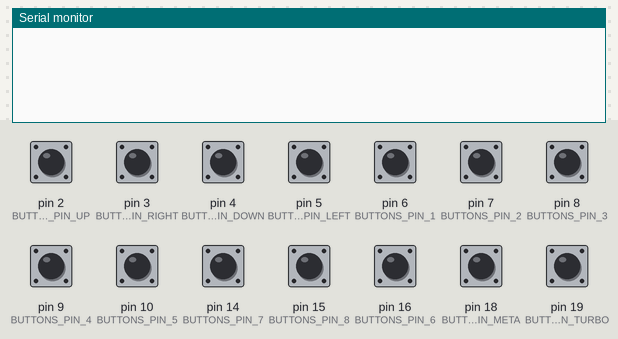
Bench run of a sketch on a simulated Arduino Leonardo, built with avr-gcc and run on an emulated ATmega32U4. On the bench: the last lines printed to the serial monitor. Inputs (shaded band) come from the test bench; at power-on: pin 2 (BUTTONS_PIN_UP), pin 3 (BUTTONS_PIN_RIGHT), pin 4 (BUTTONS_PIN_DOWN), pin 5 (BUTTONS_PIN_LEFT), pin 6 (BUTTONS_PIN_1), pin 7 (BUTTONS_PIN_2), pin 8 (BUTTONS_PIN_3), pin 9 (BUTTONS_PIN_4), pin 10 (BUTTONS_PIN_5), pin 14 (BUTTONS_PIN_7), pin 15 (BUTTONS_PIN_8), pin 16 (BUTTONS_PIN_6), pin 18 (BUTTONS_PIN_META), pin 19 (BUTTONS_PIN_TURBO) HIGH. USB keyboard and mouse output is not drawn.

Above: at 1.2 s.
1.3 s: pin 2 (BUTTONS_PIN_UP) pulled LOW for 0.15 s
At 2.5 s:
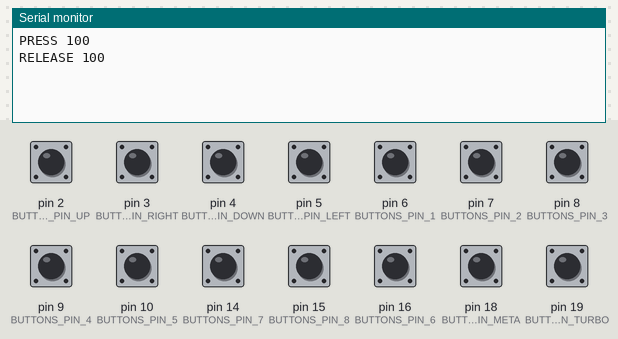
2.9 s: pin 3 (BUTTONS_PIN_RIGHT) pulled LOW for 0.15 s
At 3.03 s:
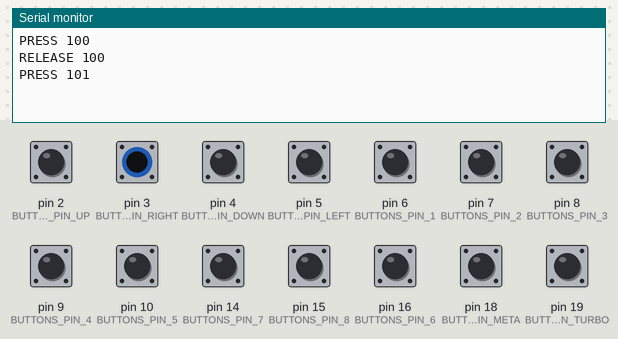
4.5 s: pin 4 (BUTTONS_PIN_DOWN) pulled LOW for 0.15 s
At 5.8 s:
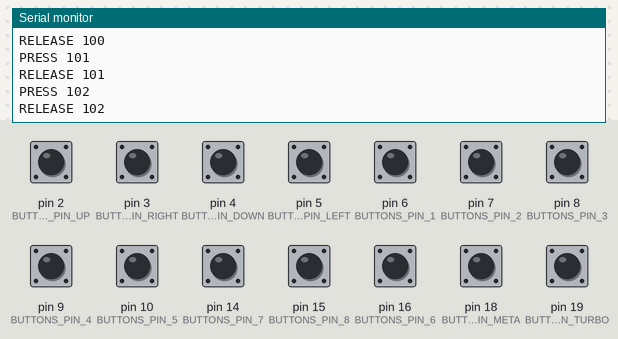
6.1 s: pin 5 (BUTTONS_PIN_LEFT) pulled LOW for 0.15 s
At 7.4 s:
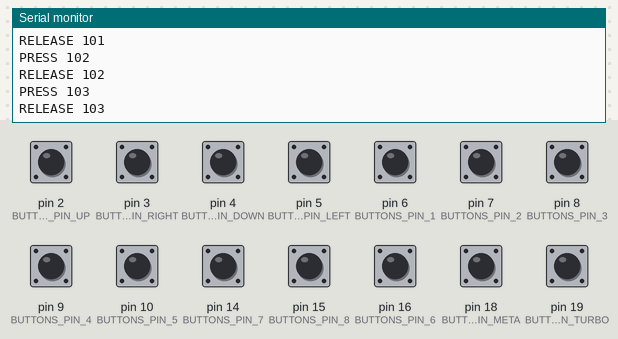
7.7 s: pin 6 (BUTTONS_PIN_1) pulled LOW for 0.15 s
At 8.6 s:
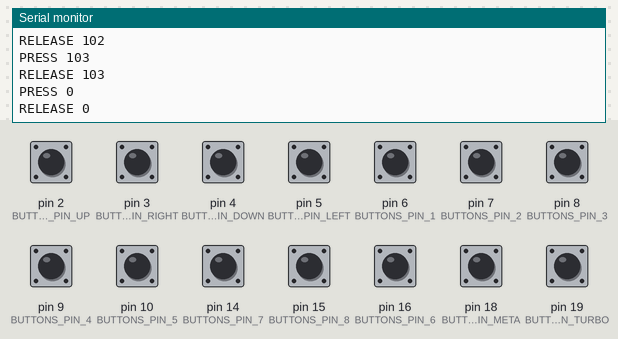
9.3 s: pin 7 (BUTTONS_PIN_2) pulled LOW for 0.15 s
At 9.8 s:
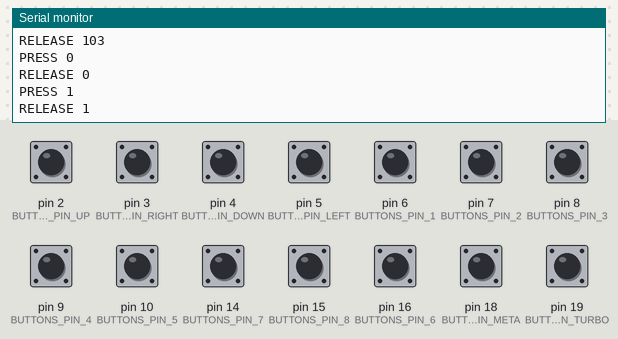
Timing chart, 0 to 11.9 s (numbered marks = the images above; inputs shaded):
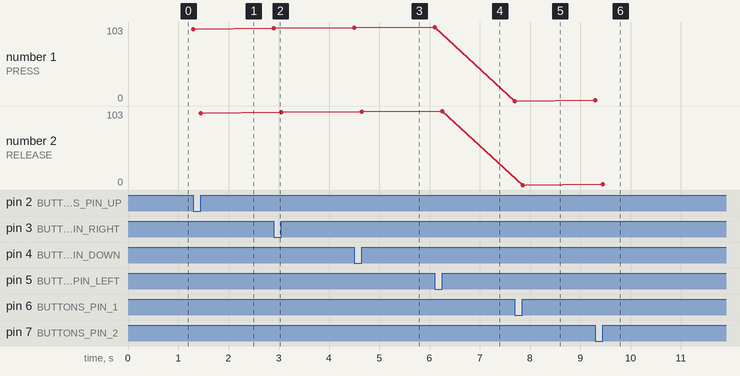

Measured:
- after the input at 1.3 s, the serial monitor: prints a new line at once (image 1)
- after the input at 2.9 s, the serial monitor: prints a new line at once (image 2)
- after the input at 4.5 s, the serial monitor: prints a new line at once (image 3)
- after the input at 6.1 s, the serial monitor: prints a new line at once (image 4)
- after the input at 7.7 s, the serial monitor: prints a new line at once (image 5)
- after the input at 9.3 s, the serial monitor: prints a new line at once (image 6)
- plotted number 1: 100 → 101 after the input at 2.9 s, 101 → 102 after the input at 4.5 s, 102 → 103 after the input at 6.1 s, 103 → 0 after the input at 7.7 s, 0 → 1 after the input at 9.3 s
- plotted number 2: 100 → 101 after the input at 2.9 s, 101 → 102 after the input at 4.5 s, 102 → 103 after the input at 6.1 s, 103 → 0 after the input at 7.7 s, 0 → 1 after the input at 9.3 s

The sketch:

mygamepad.ino
```cpp
// My GamePad

#include <Joystick.h>

#define BUTTONS_COUNT 14

#define AXIS_MIN 0
#define AXIS_MAX 2
#define AXIS_HOME 1

#define BUTTONS_PIN_UP    2  // D2
#define BUTTONS_PIN_RIGHT 3
#define BUTTONS_PIN_DOWN  4
#define BUTTONS_PIN_LEFT  5
#define BUTTONS_PIN_1     6
#define BUTTONS_PIN_2     7
#define BUTTONS_PIN_3     8
#define BUTTONS_PIN_4     9
#define BUTTONS_PIN_5     10
#define BUTTONS_PIN_6     16
#define BUTTONS_PIN_7     14
#define BUTTONS_PIN_8     15
#define BUTTONS_PIN_META  18 // A0
#define BUTTONS_PIN_TURBO 19 // A1

#define BUTTON_UP    100
#define BUTTON_RIGHT 101
#define BUTTON_DOWN  102
#define BUTTON_LEFT  103
#define BUTTON_1     0
#define BUTTON_2     1
#define BUTTON_3     2
#define BUTTON_4     3
#define BUTTON_5     4
#define BUTTON_6     5
#define BUTTON_7     6
#define BUTTON_8     7
#define BUTTON_META  1000
#define BUTTON_TURBO 1001

const int buttonPins[] = {
    BUTTONS_PIN_UP    ,
    BUTTONS_PIN_RIGHT ,
    BUTTONS_PIN_DOWN  ,
    BUTTONS_PIN_LEFT  ,
    BUTTONS_PIN_1     ,
    BUTTONS_PIN_2     ,
    BUTTONS_PIN_3     ,
    BUTTONS_PIN_4     ,
    BUTTONS_PIN_5     ,
    BUTTONS_PIN_6     ,
    BUTTONS_PIN_7     ,
    BUTTONS_PIN_8     ,
    BUTTONS_PIN_META  ,
    BUTTONS_PIN_TURBO
};

const int buttonsCode[] = {
    BUTTON_UP    ,
    BUTTON_RIGHT ,
    BUTTON_DOWN  ,
    BUTTON_LEFT  ,
    BUTTON_1     ,
    BUTTON_2     ,
    BUTTON_3     ,
    BUTTON_4     ,
    BUTTON_5     ,
    BUTTON_6     ,
    BUTTON_7     ,
    BUTTON_8     ,
    BUTTON_META  ,
    BUTTON_TURBO
};

// Joystick_ Joystick;
Joystick_ Joystick = Joystick_(
    0x03,                    // reportid
    JOYSTICK_TYPE_GAMEPAD,   // type
    BUTTONS_COUNT,           // button count
    0,                       // hat switch count
    true,                    // x axis enable
    true,                    // y axis enable
    false,                   // z axis enable
    false,                   // right x axis enable
    false,                   // right y axis enable
    false,                   // right z axis enable
    false,                   // rudder enable
    false,                   // throttle enable
    false,                   // accelerator enable
    false,                   // brake enable
    false                    // steering enable
);

int currentState[BUTTONS_COUNT];
int latestState[BUTTONS_COUNT];
bool turboState[BUTTONS_COUNT];
bool turboPressState[BUTTONS_COUNT];

void setup() {
    for (int i = 0; i < BUTTONS_COUNT; i++) {
        pinMode(buttonPins[i], INPUT_PULLUP);
        currentState[i] = HIGH;
        latestState[i] = HIGH;
        turboState[i] = false;
        turboPressState[i] = false;
    }

    Joystick.begin(true);
    Joystick.setXAxisRange(AXIS_MIN, AXIS_MAX);
    Joystick.setYAxisRange(AXIS_MIN, AXIS_MAX);
    Joystick.setXAxis(AXIS_HOME);
    Joystick.setYAxis(AXIS_HOME);

    Serial.begin(9600);
}

void loop() {
    bool isTurboMode = false;
    bool isMetaMode = false;

    // get current state
    for (int i = 0; i < BUTTONS_COUNT; i++) {
        currentState[i] = digitalRead(buttonPins[i]);
        if (buttonPins[i] == BUTTONS_PIN_TURBO) {
            isTurboMode = currentState[i] == LOW;
        } else if (buttonPins[i] == BUTTONS_PIN_META) {
            isMetaMode = currentState[i] == LOW;
        }
    }

    // press or release
    for (int i = 0; i < BUTTONS_COUNT; i++) {
        int button = buttonsCode[i];

        if (currentState[i] != latestState[i]) {
            // press or release
            if (currentState[i] == LOW) {
                if (isTurboMode) {
                    // toggle turbo mode.
                    Serial.print("SET TURBO ");
                    Serial.println(button);
                    setTurbo(button, i);
                } else {
                    // press button
                    Serial.print("PRESS ");
                    Serial.println(button);
                    setButton(button, true);
                }
            } else {
                // release button
                Serial.print("RELEASE ");
                Serial.println(button);
                setButton(button, false);
            }
            latestState[i] = currentState[i];
        } else if (currentState[i] == LOW && turboState[i]) {
            // turbo mode
            if (turboPressState[i]) {
                Serial.print("RELEASE by TURBO ");
                Serial.println(button);
                setButton(button, false);
            } else {
                Serial.print("PRESS by TURBO ");
                Serial.println(button);
                setButton(button, true);
            }
            turboPressState[i] = !turboPressState[i];
        }
    }
    delay(1);
}

void setButton(int button, bool isPressed) {
    switch (button) {
        case BUTTON_UP:
            if (isPressed) Joystick.setXAxis(AXIS_MAX);
            else Joystick.setXAxis(AXIS_HOME);
            break;
        case BUTTON_DOWN:
            if (isPressed) Joystick.setXAxis(AXIS_MIN);
            else Joystick.setXAxis(AXIS_HOME);
            break;
        case BUTTON_RIGHT:
            if (isPressed) Joystick.setYAxis(AXIS_MAX);
            else Joystick.setYAxis(AXIS_HOME);
            break;
        case BUTTON_LEFT:
            if (isPressed) Joystick.setYAxis(AXIS_MIN);
            else Joystick.setYAxis(AXIS_HOME);
            break;
        case BUTTON_META:
        case BUTTON_TURBO:
            // do nothing.
            break;
        default:
            if (isPressed) Joystick.pressButton(button);
            else Joystick.releaseButton(button);
            break;
    }
}

void setTurbo(int button, int index) {
    if (button == BUTTON_META || button == BUTTON_TURBO) return;
    turboState[index] = !turboState[index];
    if (turboState[index]) {
        turboPressState[index] = false;
    }
}
```
